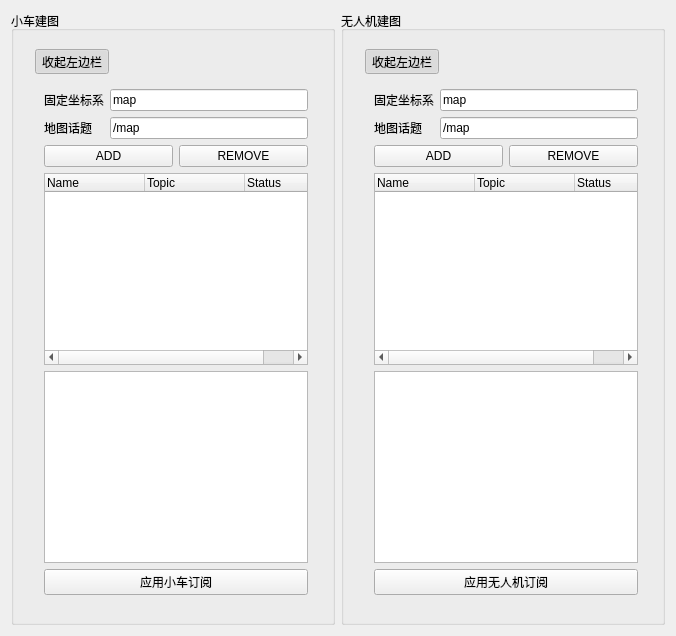
      <widget class="QWidget" name="DualMapView">
       <layout class="QHBoxLayout" name="horizontalLayout_dualMap">
       <item>
         <widget class="QGroupBox" name="groupBox_carMap">
          <property name="title">
           <string>小车建图</string>
          </property>
          <layout class="QHBoxLayout" name="horizontalLayout_carPanel">
           <property name="leftMargin">
            <number>12</number>
           </property>
           <property name="rightMargin">
            <number>6</number>
           </property>
           <item>
            <widget class="QWidget" name="widgetCarSidebar">
             <property name="minimumSize">
              <size>
               <width>300</width>
               <height>0</height>
              </size>
             </property>
             <property name="maximumSize">
              <size>
               <width>360</width>
               <height>16777215</height>
              </size>
             </property>
             <layout class="QVBoxLayout" name="verticalLayout_carSidebar">
              <property name="sizeConstraint">
               <enum>QLayout::SetMinimumSize</enum>
              </property>
              <item>
               <widget class="QToolButton" name="buttonToggleCarSidebar">
                <property name="text">
                 <string>收起左边栏</string>
                </property>
                <property name="checkable">
                 <bool>true</bool>
                </property>
                <property name="checked">
                 <bool>true</bool>
                </property>
               </widget>
              </item>
              <item>
               <widget class="QWidget" name="widgetCarSidebarContent">
                <layout class="QVBoxLayout" name="verticalLayout_carSidebarContent">
                 <item>
                  <layout class="QFormLayout" name="formLayout_carMap">
                   <item row="0" column="0">
                    <widget class="QLabel" name="label_carFixedFrame">
                     <property name="text">
                      <string>固定坐标系</string>
                     </property>
                    </widget>
                   </item>
                   <item row="0" column="1">
                    <widget class="QLineEdit" name="lineEditCarFixedFrame">
                     <property name="text">
                      <string>map</string>
                     </property>
                    </widget>
                   </item>
                   <item row="1" column="0">
                    <widget class="QLabel" name="label_carMapTopic">
                     <property name="text">
                      <string>地图话题</string>
                     </property>
                    </widget>
                   </item>
                   <item row="1" column="1">
                    <widget class="QLineEdit" name="lineEditCarMapTopic">
                     <property name="placeholderText">
                      <string>/car/map</string>
                     </property>
                     <property name="text">
                      <string>/map</string>
                     </property>
                    </widget>
                   </item>
                  </layout>
                 </item>
                 <item>
                  <layout class="QHBoxLayout" name="horizontalLayout_carDisplayButtons">
                   <item>
                    <widget class="QPushButton" name="buttonAddCarDisplay">
                     <property name="text">
                      <string>ADD</string>
                     </property>
                    </widget>
                   </item>
                   <item>
                    <widget class="QPushButton" name="buttonRemoveCarDisplay">
                     <property name="text">
                      <string>REMOVE</string>
                     </property>
                    </widget>
                   </item>
                  </layout>
                 </item>
                 <item>
                  <widget class="QTreeWidget" name="listWidgetCarDisplays">
                   <property name="columnCount">
                    <number>3</number>
                   </property>
                   <column>
                    <property name="text">
                     <string>Name</string>
                    </property>
                   </column>
                   <column>
                    <property name="text">
                     <string>Topic</string>
                    </property>
                   </column>
                   <column>
                    <property name="text">
                     <string>Status</string>
                    </property>
                   </column>
                  </widget>
                 </item>
                 <item>
                  <widget class="QTextBrowser" name="textBrowserCarDisplayDescription"/>
                 </item>
                 <item>
                  <widget class="QPushButton" name="buttonApplyCarMapView">
                   <property name="text">
                    <string>应用小车订阅</string>
                   </property>
                  </widget>
                 </item>
                </layout>
               </widget>
              </item>
             </layout>
            </widget>
           </item>
           <item>
            <layout class="QVBoxLayout" name="verticalLayout_carRender">
             <item>
              <layout class="QVBoxLayout" name="CarRVizLayout"/>
             </item>
            </layout>
           </item>
          </layout>
         </widget>
        </item>
        <item>
         <widget class="QGroupBox" name="groupBox_droneMap">
          <property name="title">
           <string>无人机建图</string>
          </property>
          <layout class="QHBoxLayout" name="horizontalLayout_dronePanel">
           <property name="leftMargin">
            <number>12</number>
           </property>
           <property name="rightMargin">
            <number>6</number>
           </property>
           <item>
            <widget class="QWidget" name="widgetDroneSidebar">
             <property name="minimumSize">
              <size>
               <width>300</width>
               <height>0</height>
              </size>
             </property>
             <property name="maximumSize">
              <size>
               <width>360</width>
               <height>16777215</height>
              </size>
             </property>
             <layout class="QVBoxLayout" name="verticalLayout_droneSidebar">
              <property name="sizeConstraint">
               <enum>QLayout::SetMinimumSize</enum>
              </property>
              <item>
               <widget class="QToolButton" name="buttonToggleDroneSidebar">
                <property name="text">
                 <string>收起左边栏</string>
                </property>
                <property name="checkable">
                 <bool>true</bool>
                </property>
                <property name="checked">
                 <bool>true</bool>
                </property>
               </widget>
              </item>
              <item>
               <widget class="QWidget" name="widgetDroneSidebarContent">
                <layout class="QVBoxLayout" name="verticalLayout_droneSidebarContent">
                 <item>
                  <layout class="QFormLayout" name="formLayout_droneMap">
                   <item row="0" column="0">
                    <widget class="QLabel" name="label_droneFixedFrame">
                     <property name="text">
                      <string>固定坐标系</string>
                     </property>
                    </widget>
                   </item>
                   <item row="0" column="1">
                    <widget class="QLineEdit" name="lineEditDroneFixedFrame">
                     <property name="text">
                      <string>map</string>
                     </property>
                    </widget>
                   </item>
                   <item row="1" column="0">
                    <widget class="QLabel" name="label_droneMapTopic">
                     <property name="text">
                      <string>地图话题</string>
                     </property>
                    </widget>
                   </item>
                   <item row="1" column="1">
                    <widget class="QLineEdit" name="lineEditDroneMapTopic">
                     <property name="placeholderText">
                      <string>/drone/map</string>
                     </property>
                     <property name="text">
                      <string>/map</string>
                     </property>
                    </widget>
                   </item>
                  </layout>
                 </item>
                 <item>
                  <layout class="QHBoxLayout" name="horizontalLayout_droneDisplayButtons">
                   <item>
                    <widget class="QPushButton" name="buttonAddDroneDisplay">
                     <property name="text">
                      <string>ADD</string>
                     </property>
                    </widget>
                   </item>
                   <item>
                    <widget class="QPushButton" name="buttonRemoveDroneDisplay">
                     <property name="text">
                      <string>REMOVE</string>
                     </property>
                    </widget>
                   </item>
                  </layout>
                 </item>
                 <item>
                  <widget class="QTreeWidget" name="listWidgetDroneDisplays">
                   <property name="columnCount">
                    <number>3</number>
                   </property>
                   <column>
                    <property name="text">
                     <string>Name</string>
                    </property>
                   </column>
                   <column>
                    <property name="text">
                     <string>Topic</string>
                    </property>
                   </column>
                   <column>
                    <property name="text">
                     <string>Status</string>
                    </property>
                   </column>
                  </widget>
                 </item>
                 <item>
                  <widget class="QTextBrowser" name="textBrowserDroneDisplayDescription"/>
                 </item>
                 <item>
                  <widget class="QPushButton" name="buttonApplyDroneMapView">
                   <property name="text">
                    <string>应用无人机订阅</string>
                   </property>
                  </widget>
                 </item>
                </layout>
               </widget>
              </item>
             </layout>
            </widget>
           </item>
           <item>
            <layout class="QVBoxLayout" name="verticalLayout_droneRender">
             <item>
              <layout class="QVBoxLayout" name="DroneRVizLayout"/>
             </item>
            </layout>
           </item>
          </layout>
         </widget>
        </item>
       </layout>
      </widget>
